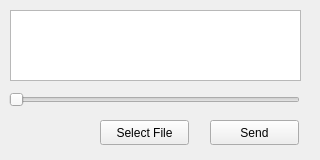
<?xml version="1.0" encoding="UTF-8"?>
<ui version="4.0">
 <class>FileWindow</class>
 <widget class="QMainWindow" name="FileWindow">
  <property name="geometry">
   <rect>
    <x>0</x>
    <y>0</y>
    <width>320</width>
    <height>151</height>
   </rect>
  </property>
  <property name="sizePolicy">
   <sizepolicy hsizetype="Preferred" vsizetype="Preferred">
    <horstretch>0</horstretch>
    <verstretch>0</verstretch>
   </sizepolicy>
  </property>
  <property name="windowTitle">
   <string>MainWindow</string>
  </property>
  <widget class="QWidget" name="centralwidget">
   <property name="minimumSize">
    <size>
     <width>320</width>
     <height>160</height>
    </size>
   </property>
   <property name="maximumSize">
    <size>
     <width>320</width>
     <height>160</height>
    </size>
   </property>
   <widget class="QPushButton" name="pushButton_select">
    <property name="geometry">
     <rect>
      <x>100</x>
      <y>120</y>
      <width>89</width>
      <height>25</height>
     </rect>
    </property>
    <property name="text">
     <string>Select File</string>
    </property>
   </widget>
   <widget class="QTextEdit" name="textEdit_path">
    <property name="geometry">
     <rect>
      <x>10</x>
      <y>10</y>
      <width>291</width>
      <height>71</height>
     </rect>
    </property>
    <property name="readOnly">
     <bool>true</bool>
    </property>
   </widget>
   <widget class="QPushButton" name="pushButton_send">
    <property name="geometry">
     <rect>
      <x>210</x>
      <y>120</y>
      <width>89</width>
      <height>25</height>
     </rect>
    </property>
    <property name="text">
     <string>Send</string>
    </property>
   </widget>
   <widget class="QSlider" name="horizontalSlider">
    <property name="enabled">
     <bool>false</bool>
    </property>
    <property name="geometry">
     <rect>
      <x>9</x>
      <y>90</y>
      <width>291</width>
      <height>20</height>
     </rect>
    </property>
    <property name="tracking">
     <bool>true</bool>
    </property>
    <property name="orientation">
     <enum>Qt::Horizontal</enum>
    </property>
    <property name="invertedControls">
     <bool>false</bool>
    </property>
   </widget>
   <widget class="QLabel" name="label_info">
    <property name="geometry">
     <rect>
      <x>10</x>
      <y>120</y>
      <width>81</width>
      <height>17</height>
     </rect>
    </property>
    <property name="text">
     <string/>
    </property>
   </widget>
  </widget>
 </widget>
 <resources/>
 <connections/>
</ui>
